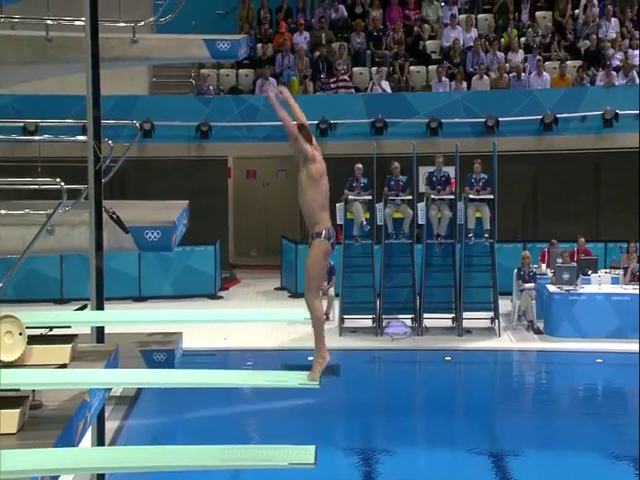
#> input picture frame 8 of yolov3/validation/videos/_tigfCJFLZg_00347.mp4, 640 x 480 px, given in place of _tigfCJFLZg_00187.mp4, which was not available
$ python 'KNN Contour.py'
#> lines starting #> are read from the running program, lines starting #| are printed output that depends on the picture; after the words box and inside, x2 and y2 are one past the last pixel; in counts of white or black regions, pixels touching at a corner belong together
import cv2 as cv
import numpy as np
from time import sleep

#VIDEOPATH = 'C:\\Users\\goetz\\Desktop\\DL Videos\\Better\\_tigfCJFLZg_00187.mp4'
VIDEOPATH = 'C:\\Users\\goetz\\Desktop\\DL Videos\\_tigfCJFLZg_00187.mp4'


#Color_Range for masking
low = np.array([80, 0, 200])
high = np.array([255, 95, 255])


# noise reduction
kernel = cv.getStructuringElement(cv.MORPH_ELLIPSE, (3, 3)) # Größe der Pixel: 1 default -> keine noise reduction

# Zu viel reduction -> zu wenig splash


backSub1 = cv.createBackgroundSubtractorKNN()
backSub1.setDetectShadows(False)
backSub1.setDist2Threshold(17000)   # bester wert
backSub1.setkNNSamples(5)           # bester wert
backSub1.setNSamples(30)            # bester wert

backSub2 = cv.createBackgroundSubtractorKNN()
backSub2.setDetectShadows(False)
backSub2.setDist2Threshold(17000)   # bester wert
backSub2.setkNNSamples(5)           # bester wert
backSub2.setNSamples(30)            # bester wert

capture = cv.VideoCapture(VIDEOPATH)

while True:
    ret, frame = capture.read()
#> frame is the input picture: shape (480, 640, 3); mean B, G, R 115.9, 100.3, 74.5
    if frame is None:
        break

    #convert to HSV
    hsv=cv.cvtColor(frame,cv.COLOR_BGR2HSV)
#> hsv: shape (480, 640, 3); mean H, S, V 76.7, 107.7, 122.8

    #mask image
    mask = cv.inRange(hsv,low,high)
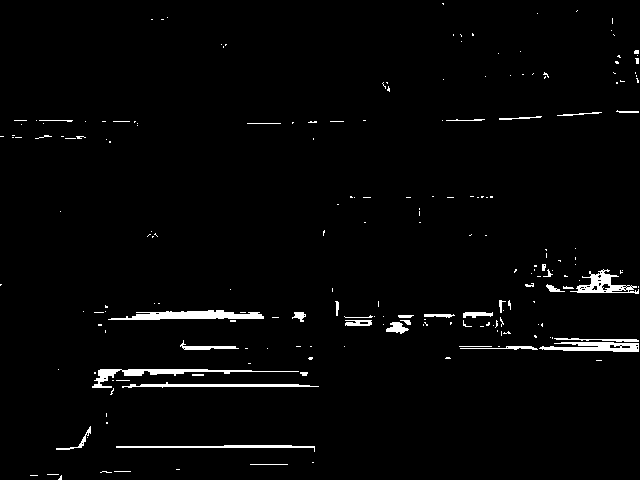
#> mask: shape (480, 640); 2.2% white; 205 white regions (169 under 20 px), largest, box (x1, y1, x2, y2) and area: (108, 310, 264, 320) 975, (92, 369, 299, 388) 804, (539, 342, 639, 352) 664

    # hat den eindruck als würde Bild hängenbleiben -> oder liegt an schwacher grafik des pc?
    fgMask1 = backSub1.apply(mask)
#> fgMask1: shape (480, 640); every value is 255
    fgMask1 = cv.morphologyEx(fgMask1, cv.MORPH_OPEN, kernel)

    fgMask2 = backSub2.apply(frame)
    fgMask2 = cv.morphologyEx(fgMask2, cv.MORPH_OPEN, kernel)


    cv.imshow('Original', frame)
    cv.imshow('Masked Frame', mask)
    cv.imshow('Color best values', fgMask1)
    cv.imshow('Color testing', fgMask2)


    # [10 lines of commented-out code are left out]

    sleep(0.3)
    keyboard = cv.waitKey(30)
#> (key Esc is pressed here)

    if keyboard == 'q' or keyboard == 27:
        break

$ run again, starting later in the video
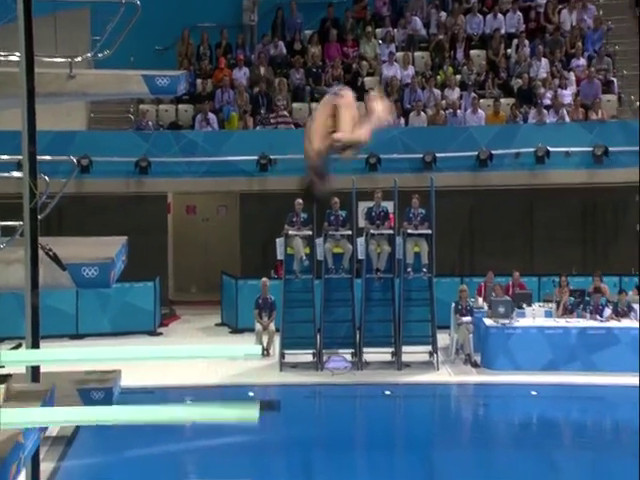
#> input picture frame 39 of yolov3/validation/videos/_tigfCJFLZg_00347.mp4, 640 x 480 px, given in place of _tigfCJFLZg_00187.mp4, which was not available
#> frame is the input picture: shape (480, 640, 3); mean B, G, R 109.8, 91.9, 69.8
#> hsv: shape (480, 640, 3); mean H, S, V 81.9, 104.7, 114.9
#> `mask = cv.inRange(hsv,low,high)`:
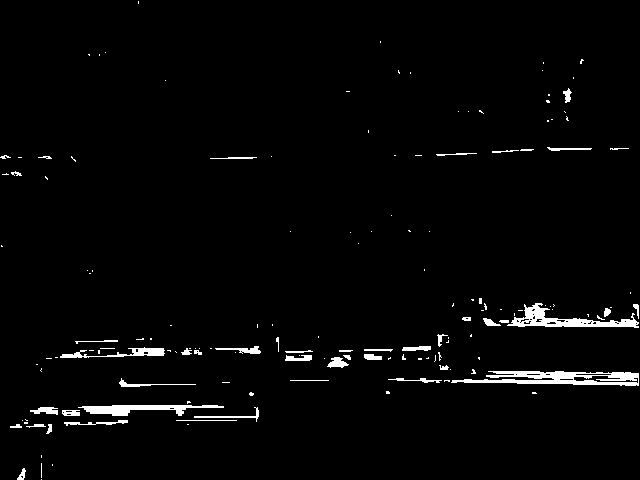
#> mask: shape (480, 640); 2.4% white; 152 white regions (106 under 20 px), largest, box (x1, y1, x2, y2) and area: (451, 371, 639, 386) 1595, (507, 303, 639, 328) 1135, (78, 405, 224, 416) 820
#> fgMask1: shape (480, 640); every value is 255

$ run again, starting later in the video
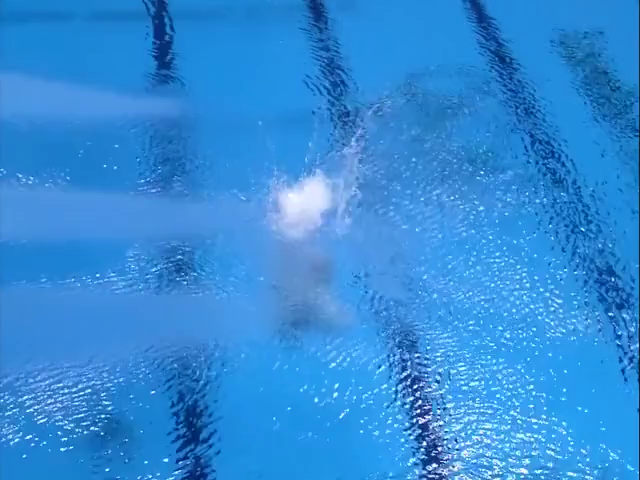
#> input picture frame 69 of yolov3/validation/videos/_tigfCJFLZg_00347.mp4, 640 x 480 px, given in place of _tigfCJFLZg_00187.mp4, which was not available
#> frame is the input picture: shape (480, 640, 3); mean B, G, R 216.3, 139.7, 49.8
#> hsv: shape (480, 640, 3); mean H, S, V 103.9, 197.8, 216.3
#> `mask = cv.inRange(hsv,low,high)`:
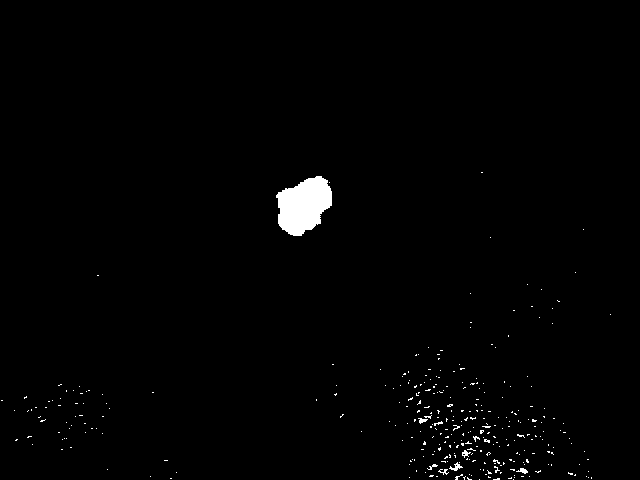
#> mask: shape (480, 640); 1.1% white; 319 white regions (311 under 20 px), largest, box (x1, y1, x2, y2) and area: (276, 176, 332, 236) 2329, (449, 462, 463, 471) 51, (516, 468, 528, 474) 38
#> fgMask1: shape (480, 640); every value is 255
